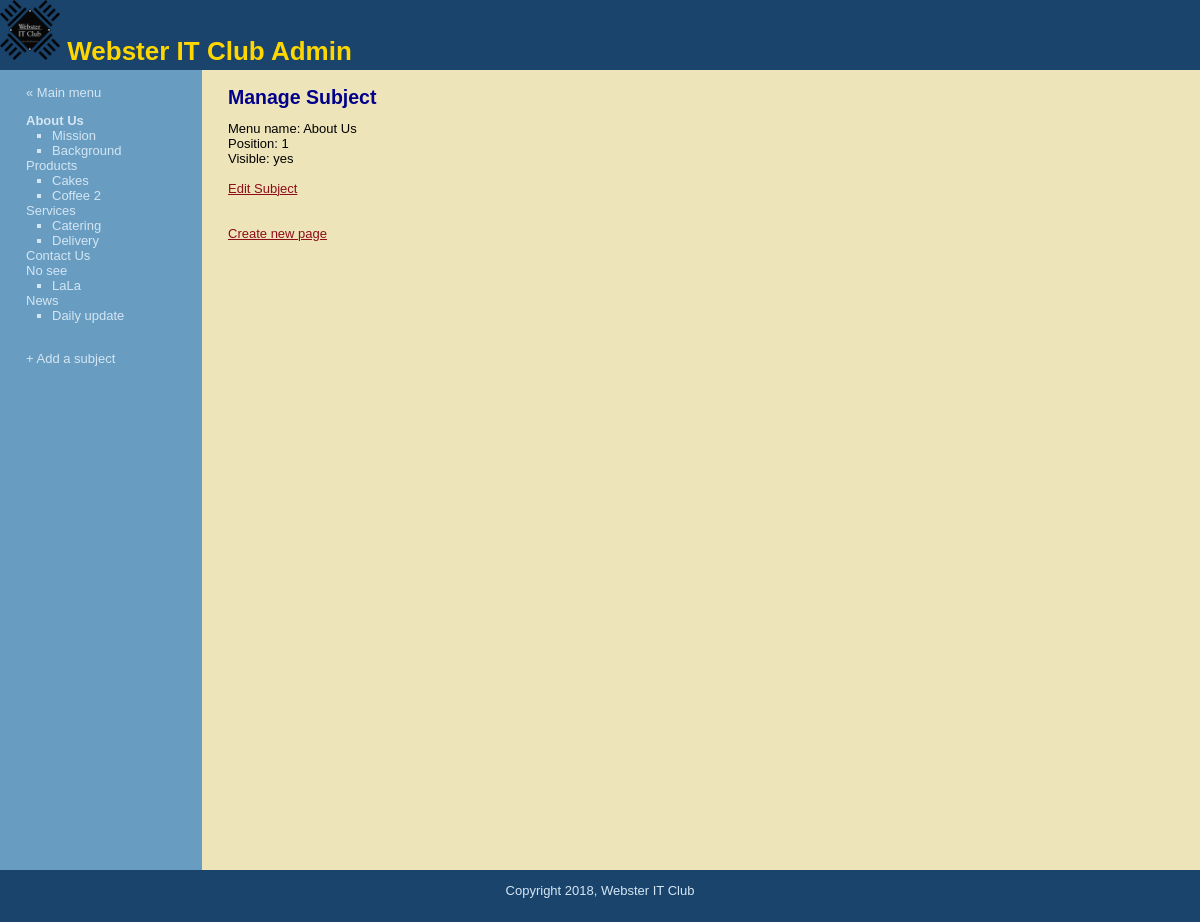
The page /manage_content.php?subject=1 (signed in) on the database its author committed.
### tables this page shows
CREATE TABLE `subjects` (
  `id` int(11) NOT NULL AUTO_INCREMENT,
  `menu_name` varchar(30) NOT NULL,
  `position` int(3) NOT NULL,
  `visible` tinyint(1) NOT NULL,
  PRIMARY KEY (`id`)
);

CREATE TABLE `pages` (
  `id` int(11) NOT NULL AUTO_INCREMENT,
  `subject_id` int(11) NOT NULL,
  `menu_name` varchar(30) NOT NULL,
  `position` int(3) NOT NULL,
  `visible` tinyint(1) NOT NULL,
  `content` text,
  PRIMARY KEY (`id`),
  KEY `subject_id` (`subject_id`)
);

### public/manage_content.php (the view, shortened to what this page needs)
<?php require_once("../includes/db_connect.php"); ?>
<?php require_once("../includes/functions.php"); ?>
<?php $layout_context = "admin"; ?>
<?php include("../includes/layouts/header.php"); ?>
<?php create_page_select();?>
	<div id = "main">
		<div id = "navigation">
			<br />
			<a href = "admin.php">&laquo; Main menu</a><br />
			<?php echo navigation($current_subject, $current_page); ?>
		<br />
		<a href = "new_subject.php">+ Add a subject</a><br />
		</div>
		<div id = "page">
			<?php if ($current_subject) { ?>
	    <h2>Manage Subject</h2>
			Menu name: <?php echo htmlentities($current_subject["menu_name"]); ?><br />
			Position: <?php echo $current_subject["position"]; ?><br />
			Visible: <?php echo $current_subject["visible"] == 1? 'yes' : 'no'; ?><br />
			<br />
			<a href = "edit_subject.php?subject=<?php echo urlencode($current_subject["id"]); ?>">Edit Subject</a><br /><br />
				<br/>
			<a href = "create_page.php?subject=<?php echo urlencode($current_subject["id"]); ?>">Create new page</a>
		</div>
		<?php } else { ?>
			Please select a subject or a page.
		<?php }?>
		</div>
<?php include("../includes/layouts/footer.php"); ?>

### includes/layouts/header.php (shortened to what this page needs)
<html lang="en">
<head>
	<link href = "stylesheets/public.css" media = "all" rel = "stylesheet" type = "text/css" />
</head>
<body>
	<div id = "header">
		<h1><img src = "images/logo.png" width="60" height="60"  /> Webster IT Club <?php if($layout_context == "admin"){ echo "Admin"; }?></h1>
	</div>

### includes/functions.php (shortened to what this page needs)
<?php
	function create_page_select($public=false){
	if (isset($_GET["subject"])){
		$current_subject = find_subject_by_id($_GET["subject"], $public);
		if($current_subject && $public){
		$current_page = default_subject($current_subject["id"]);
	}else {$current_page = null; }
	}elseif (isset($_GET["page"])){
		$current_subject = null;
		$current_page = find_page_by_id($_GET["page"], $public);
	}else{
		$current_subject = null;
		$current_page = null;
	}
	}
	function find_subject_by_id($subject_id, $public = true) {
		global $conn;
		$safe_subject_id = mysqli_real_escape_string($conn, $subject_id);
		$query  = "SELECT * ";
		$query .= "FROM subjects ";
		$query .= "WHERE id = {$safe_subject_id} ";
		$query .= "LIMIT 1";
		$subject_result = mysqli_query($conn, $query);
		if($subject = mysqli_fetch_assoc($subject_result)) {
			return $subject;
		} else {
			return null;
		}
	}
	function find_all_subjects($public=true){
		global $conn;
		$query = "SELECT *";
		$query .= " From subjects";
		$query .= " ORDER BY position ASC";
		$subject_result = mysqli_query($conn, $query);
		return $subject_result;
	}
	function find_pages($subject_id, $public = true) {
		global $conn;
		$query = "SELECT *";
		$query .= " FROM pages";
		$query .= " WHERE subject_id = {$subject_id}";
		$query .= " ORDER BY position ASC";
		$page_result = mysqli_query($conn, $query);
		return $page_result;
	}
	function navigation($subject_array, $page_array){
		$html_string  = "<ul class =\"subjects\">";
		 $subject_result = find_all_subjects(false);
				while ($subject = mysqli_fetch_assoc($subject_result)){
					$html_string .= "<li";
					if ($subject_array && $subject["id"] == $subject_array["id"]) {
						$html_string .= " class=\"selected\"";
					}
					$html_string .= ">";
				$html_string .= "<a href =\"manage_content.php?subject=";
				$html_string .= urlencode($subject["id"]);
				$html_string .= "\">";
				$html_string .= htmlentities($subject["menu_name"]);
				$html_string .= "</a></li>";
				$page_result = find_pages($subject["id"],false);
				$html_string .= "<ul class =\"pages\">";
				 while ($page = mysqli_fetch_assoc($page_result)){
					 $html_string .= "<li";
						$html_string .= ">";
				$html_string .= "<a href =\"manage_content.php?page=";
				$html_string .= urlencode($page["id"]);
				$html_string .= "\">";
				$html_string .= htmlentities($page["menu_name"]);
				$html_string .= "</a></li>";
			}
			$html_string .= "</ul>";
	 }
		$html_string .= "</ul>";
		return $html_string;
	}
?>

### includes/layouts/footer.php (shortened to what this page needs)
	<div id = "footer">Copyright <?php echo date("Y"); ?>, Webster IT Club</div>
</body>
</html

### public/stylesheets/public.css (style rules this page uses)
html { height: 100%; width: 100%; }
body { width: 100%; height: 100%; margin: 0; padding: 0; border: 0; font-family: Verdana, Arial, Helvetica, sans-serif; font-size: 13px; line-height: 15px; background: #EEE4B9; }
img { border: none; }
a { color: #8D0D19; }
#header { height: 70px; margin: 0; padding: 0; text-align: left; background: #1A446C; color: #FFD700; }
#header h1 { padding: 0; margin: 0; }
#main { height: 800px; width: 100%; margin: 0; padding: 0; background: #EEE4B9; }
#footer { clear: both; height: 2em; margin: 0; padding: 1em; text-align: center; background: #1A446C; color: #D4E6F4; }
#navigation { float: left; width: 150px; height: 100%; margin: 0; padding: 0 2em; color: #D4E6F4; background: #689DC1; }
#navigation a { color: #D4E6F4; text-decoration: none; }
ul.subjects { margin: 1em 0; padding-left: 0; list-style: none; }
ul.pages { padding-left: 2em; list-style: square; font-weight: normal; }
.selected { font-weight: bold; }
#page { float: left; height: 100%; padding-left: 2em; vertical-align: top; background: #EEE4B9; }
#page h2 { color: #00008B; margin-top: 1em; }

### rows shown on the page
subjects: value "About Us", menu_name "About Us", position "1"
pages: value "Mission"
pages: value "Background"
subjects: value "Products"
pages: value "Cakes"
pages: value "Coffee 2"
subjects: value "Services"
pages: value "Catering"
pages: value "Delivery"
subjects: value "Contact Us"
subjects: value "No see"
pages: value "LaLa"
subjects: value "News"
pages: value "Daily update"
